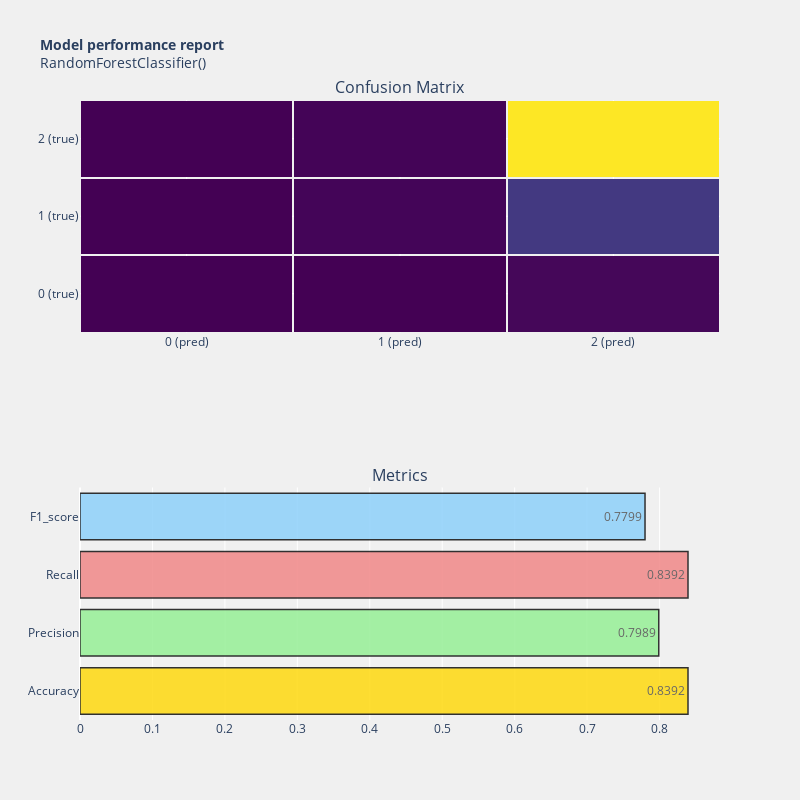

This figure's notebook cell:
### Code cell
# Train a model and get predictions
model = RandomForestClassifier()
model.fit(X_train, y_train)
y_pred = model.predict(X_test)

# Call the model_performance_report function
model_performance_report(model, y_test, y_pred)

### Figure 1 — Plotly figure (JSON) as saved in the notebook; plotly's stock layout.template omitted (floating-point values rounded to 4 significant figures)
{"data": [{"colorscale": [[0, "#440154"], [0.1111, "#482878"], [0.2222, "#3e4989"], [0.3333, "#31688e"], [0.4444, "#26828e"], [0.5556, "#1f9e89"], [0.6667, "#35b779"], [0.7778, "#6ece58"], [0.8889, "#b5de2b"], [1, "#fde725"]], "showscale": false, "type": "heatmap", "x": ["0 (pred)", "1 (pred)", "2 (pred)"], "xaxis": "x", "xgap": 2, "y": ["0 (true)", "1 (true)", "2 (true)"], "yaxis": "y", "ygap": 2, "z": [[1, 1, 50], [0, 34, 518], [1, 24, 3066]]}, {"marker": {"color": ["gold", "lightgreen", "lightcoral", "lightskyblue"], "line": {"color": "#000000", "width": 1.5}}, "opacity": 0.8, "orientation": "h", "text": [0.8392, 0.7989, 0.8392, 0.7799], "textposition": "auto", "type": "bar", "x": [0.8392, 0.7989, 0.8392, 0.7799], "xaxis": "x2", "y": ["Accuracy", "Precision", "Recall", "F1_score"], "yaxis": "y2"}], "layout": {"annotations": [{"font": {"size": 16}, "showarrow": false, "text": "Confusion Matrix", "x": 0.5, "xanchor": "center", "xref": "paper", "y": 1, "yanchor": "bottom", "yref": "paper"}, {"font": {"size": 16}, "showarrow": false, "text": "Metrics", "x": 0.5, "xanchor": "center", "xref": "paper", "y": 0.375, "yanchor": "bottom", "yref": "paper"}], "autosize": true, "height": 800, "paper_bgcolor": "rgba(240,240,240, 0.95)", "plot_bgcolor": "rgba(240,240,240, 0.95)", "showlegend": false, "title": {"font": {"size": 14}, "text": "<b>Model performance report</b><br>RandomForestClassifier()"}, "width": 800, "xaxis": {"anchor": "y", "domain": [0, 1]}, "xaxis2": {"anchor": "y2", "domain": [0, 1]}, "yaxis": {"anchor": "x", "domain": [0.625, 1]}, "yaxis2": {"anchor": "x2", "domain": [0, 0.375]}}}
